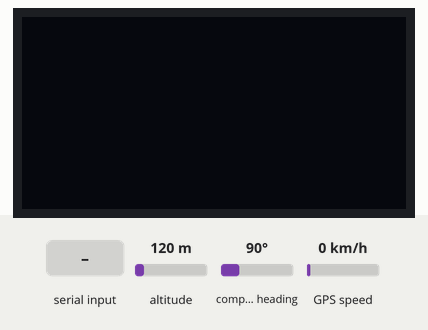
Recording of a sketch running on a simulated ESP32. On the bench: 128×64 one-colour display. Inputs (shaded band) come from the test bench; at power-on: altitude 120 m, compass heading 90°, GPS speed 0 km/h. The OLED is the two-colour kind (top 16 rows yellow); the GPS gets a fix after 3 s at 37.7749, -122.4194 with 8 satellites; the modem accepts every AT command (registered, SIM ready, sends succeed) and sends nothing else; what the sketch prints to the serial monitor is not drawn.

Above: at 0.8 s.
0.9 s: ",1" received over the second serial link
3.0 s: ",5" received over the second serial link
4.5 s: "." received over the second serial link
6.5 s: ",1" received over the second serial link
At 18.16 s:
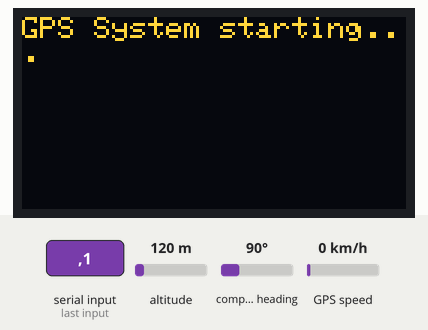
At 19.3 s:
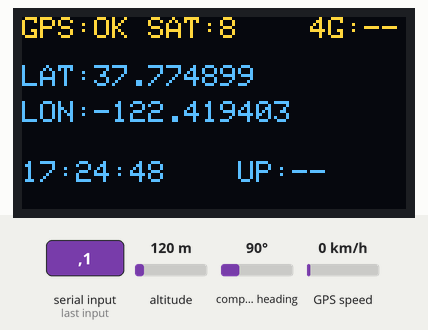
Timing chart, 0 to 19.6 s (numbered marks = the images above; inputs shaded):
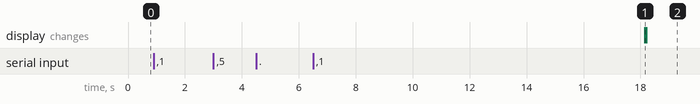

Measured:
- after the input at 0.9 s, every drawn part: stays the same
- after the input at 3.0 s, every drawn part: stays the same
- after the input at 4.5 s, every drawn part: stays the same
- after the input at 6.5 s, the display: changes after 11.7 s (image 1)

The sketch:

sketch_jan7a.ino
```cpp
#include <TinyGPSPlus.h>
#include <Wire.h>
#include <Adafruit_GFX.h>
#include <Adafruit_SSD1306.h>

uint32_t lastSend = 0;
bool check4gConnected = false;     // true nếu 4G OK
bool lastUploadOK = false;     // true nếu lần gửi gần nhất OK
uint32_t lastUploadMs = 0;

static const int GPS_RXPin = 26, GPS_TXPin = 27;
static const uint32_t GpsBaud = 9600;
HardwareSerial gpsModule(2);
TinyGPSPlus gps;

static const int SIM_RXPin = 16, SIM_TXPin = 17;
static const uint32_t SimBaud = 115200;
HardwareSerial simModule(1);

// ########################################## BUTTON #####################################################################
#define BUTTON 4
#define DEBOUNCE_MS 30

bool buttonPressed()
{
  static uint32_t lastDebounceTime = 0;
  static bool lastState = HIGH;
  static bool buttonState = HIGH;
  bool reading = digitalRead(BUTTON);
  if (reading != lastState)
  {
    lastDebounceTime = millis();
  }

  if ((millis() - lastDebounceTime) > DEBOUNCE_MS)
  {
    if (reading != buttonState)
    {
      buttonState = reading;
      if (buttonState == LOW)
      {
        lastState = reading;
        return true;
      }
    }
  }
  lastState = reading;
  return false;
}

// ########################################## GPS DATA #####################################################################
struct GpsData {
  bool valid;
  float lat, lon;
  // float spd, alt, hdop;
  int sats;
};
GpsData g = {false, 0.0f, 0.0f, -1};
// Múi giờ VN +7
const int TZ_OFFSET_HOURS = 7;

void updateGps()
{
  while (gpsModule.available()) gps.encode(gpsModule.read());

  g.valid = gps.location.isValid();
  g.lat   = g.valid ? gps.location.lat() : 0.0f;
  g.lon   = g.valid ? gps.location.lng() : 0.0f;
  g.sats  = gps.satellites.isValid()? (int)gps.satellites.value() : -1;
  // g.spd   = gps.speed.isValid()     ? gps.speed.kmph()       : -1.0f;
  // g.alt   = gps.altitude.isValid()  ? gps.altitude.meters()  : -1.0f;
  // g.hdop  = gps.hdop.isValid()      ? gps.hdop.hdop()        : -1.0f;
}

// ######################################## 4G CONFIG #######################################################################
const char* APN = "v-internet";           // Nhà mạng Viettel
// Đọc data Module Sim trả về
String readAll(uint32_t timeoutMs = 500){
  String s;
  uint32_t t0 = millis();
  while (millis() - t0 < timeoutMs){
    while (simModule.available()){
      s += char(simModule.read());
    }
  }
    return s;
}
// Gửi lệnh AT qua UART và kiểm tra phản hồi
bool sendAT (const String& cmd, const char*ok = "OK", uint32_t timeoutMs = 1500){
  simModule.println(cmd);
  String r = readAll(timeoutMs);
  Serial.println(">> " + cmd);
  Serial.println("<< " + r);
  // Kiểm tra xem có phản hồi đúng không, mặc định ok = "OK"
  return (r.indexOf(ok) >= 0);
}

bool waitFor(const char* token, uint32_t timeoutMs=5000) {
  uint32_t t0 = millis();
  String r;
  while (millis() - t0 < timeoutMs) {
    r += readAll(200);
    if (r.indexOf(token) >= 0) return true;
  }
  return false;
}
// --------------------------- 4G Connect ---------------------------
bool ec600_connectInternet() {
  if (!sendAT("AT")) return false;
  sendAT("ATE0"); // tắt echo

  // SIM ready?
  if (!sendAT("AT+CPIN?", "READY", 2000)) return false;

  // Đăng ký mạng (CEREG?)
  // Chờ đến khi có mạng, lặp lại 20 lần
  bool registered = false;
  for (int i=0;i<20;i++){
    simModule.println("AT+CEREG?");
    String r = readAll(800);
    if (r.indexOf(",1")>=0 || r.indexOf(",5")>=0) { registered = true; break; }// Đăng ký thành công: 1:home, 5:roaming
    delay(500);
  }
  if (!registered) return false;
  // Set APN
  // AT+QICSGP=1,1,"APN","","",1
  String cmd = String("AT+QICSGP=1,1,\"") + APN + "\",\"\",\"\",1";
  if (!sendAT(cmd)) return false;

  // Activate PDP
  if (!sendAT("AT+QIACT=1", "OK", 8000)) return false;

  // Check got IP
  simModule.println("AT+QIACT?");
  String r = readAll(1500);
  return (r.indexOf(".") >= 0); // Có dấu chấm là có IP
}
// ########################################## ThingSpeak CONFIG #####################################################################
const char* TS_HOST = "api.thingspeak.com";
const int   TS_PORT = 80;
const char* THINGSPEAK_WRITE_KEY = "H28KJ7OWA9TYWG8M";
// ThingSpeak free: >=15s/lần
uint32_t SEND_INTERVAL_MS = 16000;

// field1=lat, field2=lon
String buildThingSpeakPath()
{
  String path = "/update?api_key=" + String(THINGSPEAK_WRITE_KEY);
  path += "&field1=" + String(g.valid ? g.lat : 0.0f, 6);
  path += "&field2=" + String(g.valid ? g.lon : 0.0f, 6);
  return path;
}
bool sendToThingSpeak_4G()
{
  String path = buildThingSpeakPath();

  // Open TCP socket id=0
  String openCmd = "AT+QIOPEN=1,0,\"TCP\",\"" + String(TS_HOST) + "\"," + String(TS_PORT) + ",0,1";
  simModule.println(openCmd);
  if (!waitFor("OK", 2000)) return false;

  if (!waitFor("+QIOPEN: 0,0", 10000)) {
    sendAT("AT+QICLOSE=0");
    return false;
  }

  // Build HTTP GET request
  String req;
  req += "GET " + path + " HTTP/1.1\r\n";
  req += "Host: " + String(TS_HOST) + "\r\n";
  req += "Connection: close\r\n\r\n";

  // Send request length
  simModule.println("AT+QISEND=0," + String(req.length()));
  if (!waitFor(">", 3000)) {
    sendAT("AT+QICLOSE=0");
    return false;
  }

  simModule.print(req);

  if (!waitFor("SEND OK", 8000)) {
    sendAT("AT+QICLOSE=0");
    return false;
  }

  // Read response (ThingSpeak body thường là số entry id)
  String resp = readAll(4000);
  Serial.println("ThingSpeak resp:");
  Serial.println(resp);

  sendAT("AT+QICLOSE=0");
  return true;
}

// ######################################## OLED #######################################################################
static uint32_t lastOled = 0;
#define SCREEN_WIDTH 128
#define SCREEN_HEIGHT 64
#define OLED_ADDR 0x3C
Adafruit_SSD1306 display(SCREEN_WIDTH, SCREEN_HEIGHT, &Wire, -1);
// --------------------------- OLED helpers ---------------------------
static String twoDigits(int v) { return (v < 10) ? ("0" + String(v)) : String(v); }
// --------------------------- Hiển thị màn OLED ---------------------------
static void drawOLED()
{
  display.clearDisplay();
  display.setTextColor(SSD1306_WHITE);
  display.setTextSize(1);

  // Dòng 1: State + Số vệ tinh + 4G
  display.setCursor(0, 0);
  display.print("GPS:");
  display.print(g.valid ? "OK " : "NO ");

  display.print("SAT:");
  if (g.sats >= 0) display.print(g.sats);
  else display.print("--");

  // 4G status
  display.setCursor(96, 0);
  display.print("4G:");
  display.print(check4gConnected ? "OK" : "--");

  // Dòng 2-3: Lat-Vĩ độ + Lon-Kinh độ
  display.setCursor(0, 16);
  display.print("LAT:");
  display.print(g.valid ? String(g.lat, 6) : String("--------"));

  display.setCursor(0, 28);
  display.print("LON:");
  display.print(g.valid ? String(g.lon, 6) : String("--------"));

  // Dòng 4: Time (VN) + age-Tuổi dữ liệu tính từ dữ liệu GPS hợp lệ gần nhất(ms)
  display.setCursor(0, 48);
  if (gps.time.isValid())
  {
    int hh = gps.time.hour() + TZ_OFFSET_HOURS;
    if (hh >= 24) hh -= 24;

    display.print(twoDigits(hh)); display.print(":");
    display.print(twoDigits(gps.time.minute())); display.print(":");
    display.print(twoDigits(gps.time.second()));
  }
  else display.print("--:--:--");

  // Upload status
  bool showUpload = (millis() - lastUploadMs < 5000);
  display.setCursor(72, 48);
  display.print("UP:");
  display.print(showUpload ? (lastUploadOK ? "OK" : "NO") : "--");

  display.display();
}

// ######################################## void setup #######################################################################
void setup()
{
  Serial.begin(115200);
  pinMode(BUTTON, INPUT_PULLUP);

// =============================== GPS + SIM ===============================
  gpsModule.begin(GpsBaud, SERIAL_8N1, GPS_RXPin, GPS_TXPin);
  simModule.begin(SimBaud, SERIAL_8N1, SIM_RXPin, SIM_TXPin);
  Serial.println("EC600N: connecting internet...");
  check4gConnected= ec600_connectInternet();
  Serial.println(check4gConnected ? "4G Internet OK" : "4G Internet FAIL");

// =============================== OLED ===============================
  Wire.begin();
  if (!display.begin(SSD1306_SWITCHCAPVCC, OLED_ADDR))
  {
    Serial.println("Screen init failed!");
    while (true) delay(100);
  }
  display.clearDisplay();
  display.setTextSize(1);
  display.setCursor(0, 0);
  display.println("GPS System starting...");
  display.display();
}

// ######################################## void loop #######################################################################
void loop()
{

  updateGps();
    // ===== MOCK GPS DATA (test trong nhà) =====

  // g.valid = true;
  // g.lat   = 21.0285;    // Hà Nội
  // g.lon   = 105.8542;
  // g.spd   = 0.0;
  // g.alt   = 10.0;
  // g.sats  = 8;
  // g.hdop  = 0.9;

  if (millis() - lastOled > 300) {
    lastOled = millis();
    drawOLED();
  }
  // Gửi định kỳ
  if (millis() - lastSend >= SEND_INTERVAL_MS) {
    lastSend = millis();
    lastUploadOK = sendToThingSpeak_4G();
    lastUploadMs = millis();
    Serial.println(lastUploadOK ? "UPLOAD OK" : "UPLOAD FAIL");
  }
  if (millis() > 5000 && gps.charsProcessed() < 10)
    Serial.println(F("No GPS data received: check wiring"));
}
```
